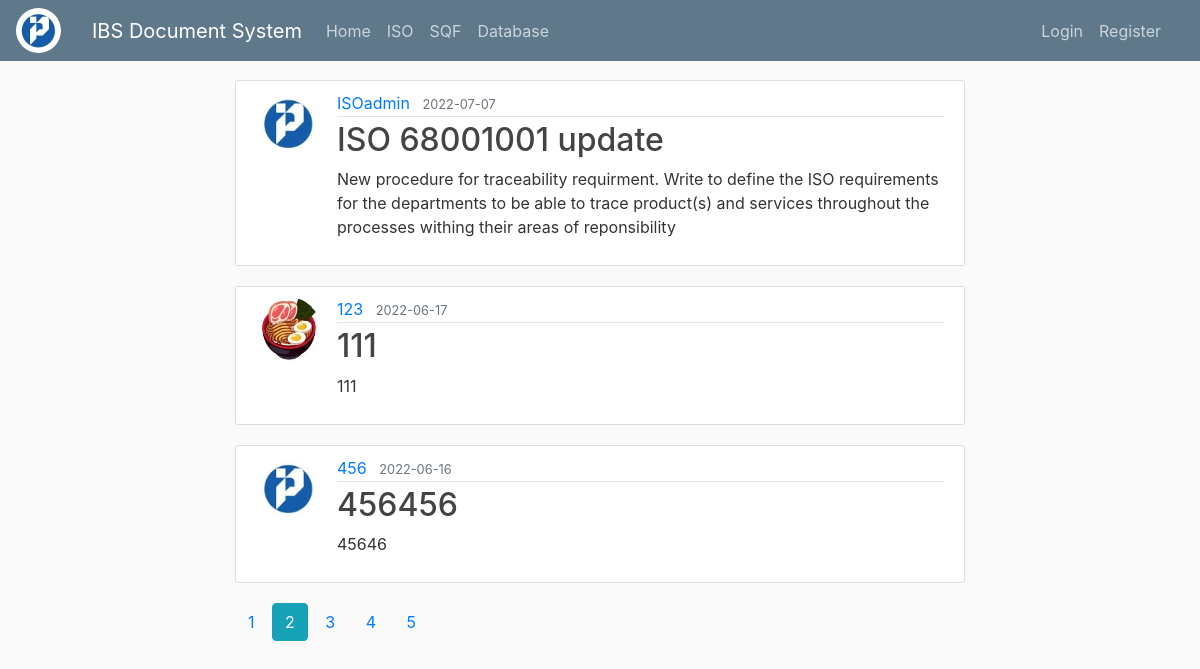
The page /home?page=2 on the database its author committed.
### flaskblog/models.py (models this page shows, shortened)
class Post(db.Model):
    id = db.Column(db.Integer, primary_key=True)
    title = db.Column(db.String(100), nullable=False)
    date_posted = db.Column(db.DateTime, nullable=False, default=datetime.utcnow)
    content = db.Column(db.Text, nullable=False)
    user_id = db.Column(db.Integer, db.ForeignKey('user.id'), nullable=False)

class User(db.Model, UserMixin):
    id = db.Column(db.Integer, primary_key=True)
    username = db.Column(db.String(20), unique=True, nullable=False)
    email = db.Column(db.String(120), unique=True, nullable=False)
    image_file = db.Column(db.String(20), nullable=False, default='default.jpg')
    password = db.Column(db.String(60), nullable=False)
    posts = db.relationship('Post', backref='author', lazy=True)

### flaskblog/main/routes.py (the view)
@main.route("/")
@main.route("/home")
def home():
    page = request.args.get('page', 1, type=int)
    posts = Post.query.order_by(Post.date_posted.desc()).paginate(page=page, per_page=3)
    return render_template("home.html", posts=posts)

### flaskblog/templates/home.html (shortened to what this page needs)
{% extends "layout.html" %}
{%block content%}
    {% for post in posts.items %}
    <article class="media content-section">
    <img class="rounded-circle article-img" src="{{ url_for('static', filename='profile_pics/' + post.author.image_file) }}">
      <div class="media-body">
        <div class="article-metadata">
          <a class="mr-2" href="{{ url_for('users.user_posts', username=post.author.username) }}">{{ post.author.username }}</a>
          <small class="text-muted">{{ post.date_posted.strftime('%Y-%m-%d') }}</small>
        </div>
        <h2><a class="article-title" href="{{ url_for('posts.post', post_id=post.id) }}">{{ post.title }}</a></h2>
        <p class="article-content">{{ post.content }}</p>
      </div>
</article>
    {% endfor %}
    {% for page_num in posts.iter_pages() %}
        {%if page_num %}
            {%if posts.page == page_num %}
                <a class="btn btn-info mb-4" href="{{ url_for('main.home', page=page_num) }}">{{ page_num }}</a>
            {% else %}
                <a class="btn mb-4" href="{{ url_for('main.home', page=page_num) }}">{{ page_num }}</a>
            {% endif %}
        {% endif %}
    {% endfor %}
{% endblock content %}

### flaskblog/static/main.css (style rules this page uses)
body { background: #fafafa; color: #333333; margin-top: 5rem; }
h1, h2, h3, h4, h5, h6 { color: #444444; }
.content-section { background: #ffffff; padding: 10px 20px; border: 1px solid #dddddd; border-radius: 3px; margin-bottom: 20px; }
.article-title { color: #444444; }
.article-content { white-space: pre-line; }
.article-img { height: 65px; width: 65px; margin-right: 16px; }
.article-metadata { padding-bottom: 1px; margin-bottom: 4px; border-bottom: 1px solid #e3e3e3 }

### rows shown on the page
Post: image_file (placeholder picture), author.username "ISOadmin", date_posted "2022-07-07", title "ISO 68001001 update", content "New procedure for traceability requirment. Write to define the ISO requirements for the departments to be able to trace product(s) and services throughout the processes withing their areas of reponsibility"
Post: image_file (picture), author.username "123", date_posted "2022-06-17", title "111", content "111"
Post: image_file (placeholder picture), author.username "456", date_posted "2022-06-16", title "456456", content "45646"

### other values the page prints
{{ page_num }} "1" "3" "4" "5"
{{ page_num }} "2"
